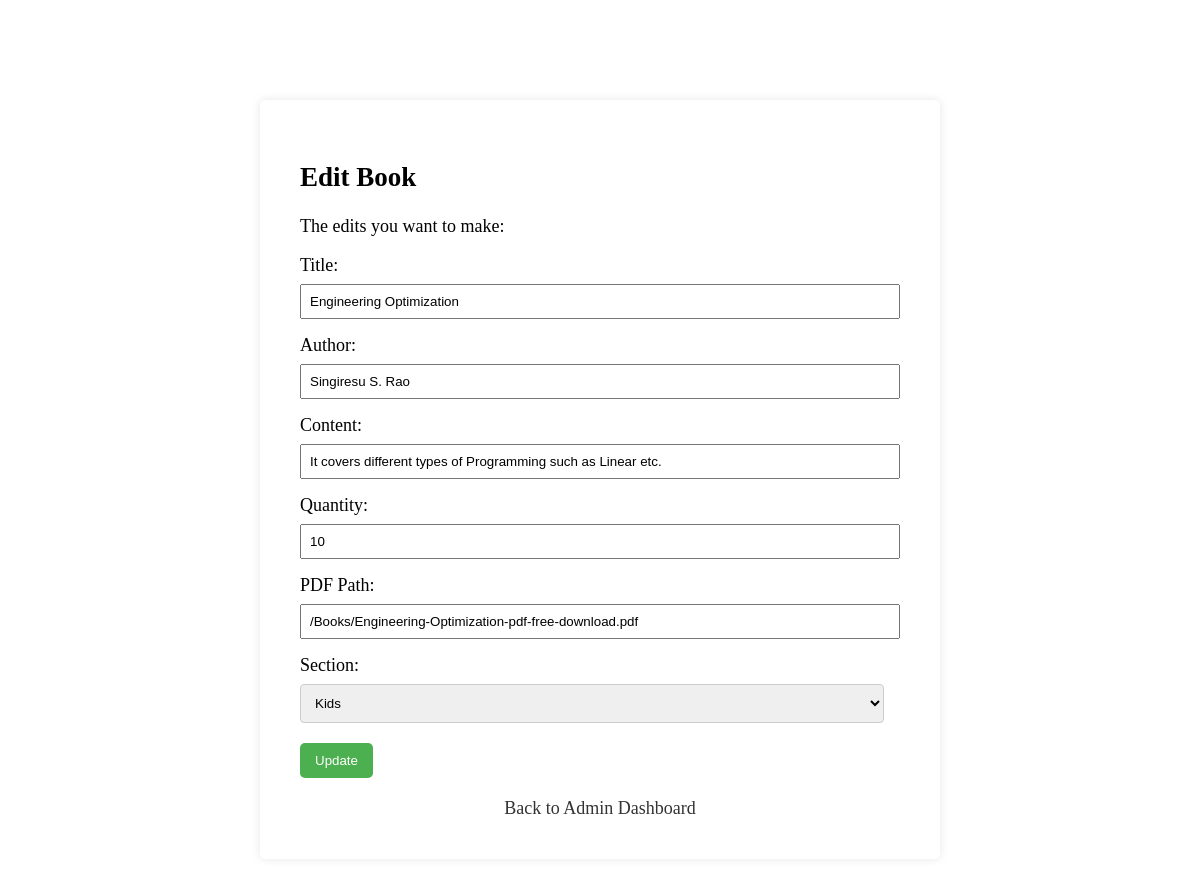
The page /editbook/4 on the database its author committed.
### app.py (models this page shows)
class Book(db.Model):
    id = db.Column(db.Integer, primary_key=True)
    title = db.Column(db.String(100), nullable=False)
    author = db.Column(db.String(100), nullable=False)
    section_id = db.Column(db.Integer, db.ForeignKey('section.id'))
    Content = db.Column(db.String(100), nullable=False)
    pdf_path = db.Column(db.String(400), nullable=False)
    Quantity=db.Column(db.Integer,default=1, nullable=False)
    date_created = db.Column(db.DateTime, default=datetime.utcnow)

### app.py (the view, shortened to what this page needs)
@app.route('/editbook/<int:book_id>', methods=['GET', 'POST'])
def edit_book(book_id):
    book = Book.query.get(book_id)
    sections = Section.query.all()
    if not book:
        flash('Book not found.', 'error')
        return redirect('/admindashboard')
    return render_template('editbook.html', book=book, sections=sections)

### Templates/editbook.html (shortened to what this page needs)
  <html>
  <head>
  </head>
  <body>
  <div class="container">
    <h2>Edit Book</h2>
    <form action="/editbook/{{ book.id }}" method="post">
      <p> The edits you want to make: </p>
          <label for="title">Title:</label>
          <input type="text" id="title" name="title" value="{{book.title}}">
          <label for="author">Author:</label>
          <input type="text" id="author" name="author" value="{{book.author}}" >
          <label for="Content">Content:</label>
          <input type="text" id="Content" name="Content" value="{{book.Content}}" >
          <label for="Quantity">Quantity:</label>
          <input type="number" id="Quantity" name="quantity" value="{{book.Quantity}}" >
          <label for="pdf_path">PDF Path:</label>
          <input type="text" name="pdf_path" id="pdf_path" value="{{book.pdf_path}}">
          <div class="form-group">
            <label for="section">Section:</label>
            <select id="section" name="section">
              {% for section in sections %}
                <option value="{{ section.id }}">{{ section.name }}</option>
              {% endfor %}
            </select>
          </div>
      <button type="submit">Update</button>
      </form>
      <a href="/admindashboard" class="link">Back to Admin Dashboard</a>
  </div>
  </body>
</html>

### Templates/editbook.html (style rules this page uses)
body { font-size: large; }
label { display: block; margin-bottom: 8px; }
input { width: 100%; padding: 8px; margin-bottom: 16px; box-sizing: border-box; }
button { background-color: #4caf50; color: white; padding: 10px 15px; border: none; border-radius: 5px; cursor: pointer; }
.link { display: block; text-align: center; margin-top: 20px; text-decoration: none; color: #333; }
.container { max-width: 600px; margin: 100px auto; padding: 40px; background-color: #fff; border-radius: 5px; box-shadow: 0 0 10px rgba(0, 0, 0, 0.1); }
.form-group { margin-bottom: 20px; }
.form-group select { width: calc(100% - 16px); padding: 10px; border: 1px solid #ccc; border-radius: 4px; }

### rows shown on the page
Book: title "Engineering Optimization", author "Singiresu S. Rao", Content "It covers different types of Programming such as Linear etc.", quantity "10", pdf_path "/Books/Engineering-Optimization-pdf-free-download.pdf"

### other values the page prints
form field section "Kids"
